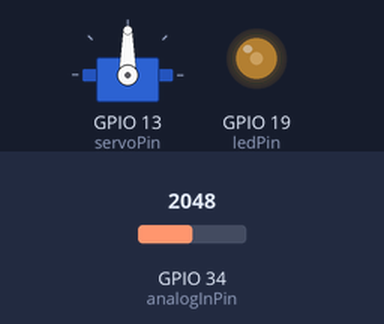
This sketch was run on a simulated ESP32. Parts: servo, output pins drawn as LEDs (lit = HIGH). The test bench sets the inputs (shaded band); at power-on: GPIO 34 (analogInPin) = 2048. What the sketch prints to the serial monitor is not drawn.

Above: at 1.2 s.
1.3 s: GPIO 34 (analogInPin) set to 2866
At 2.0 s:
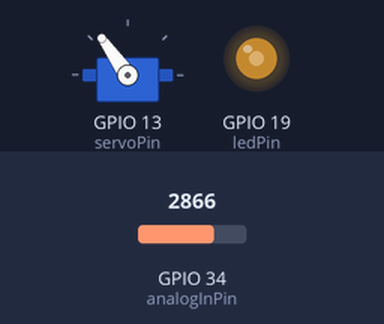
2.8 s: GPIO 34 (analogInPin) set to 3603
At 3.1 s:
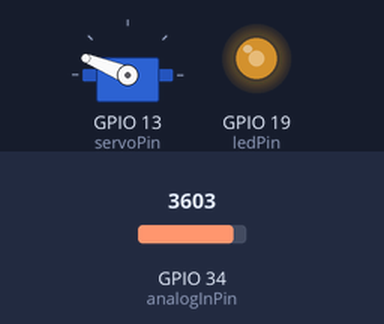
4.3 s: GPIO 34 (analogInPin) set to 491
At 5.4 s:
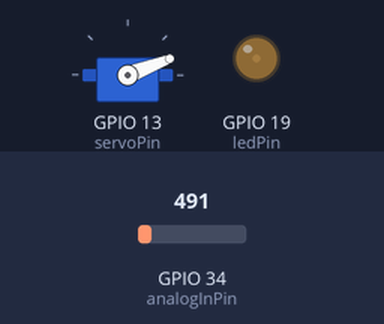
5.8 s: GPIO 34 (analogInPin) set to 4095
At 6.6 s:
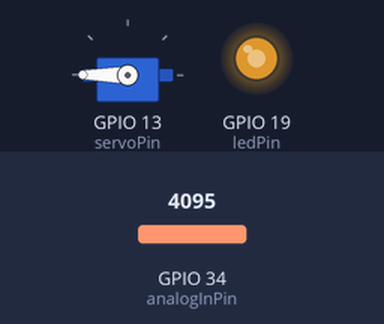
7.3 s: GPIO 34 (analogInPin) set to 0
At 7.7 s:
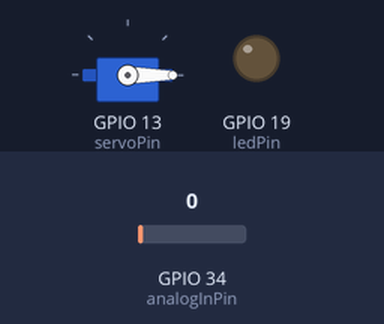
8.8 s: GPIO 34 (analogInPin) set to 1228
At 10.0 s:
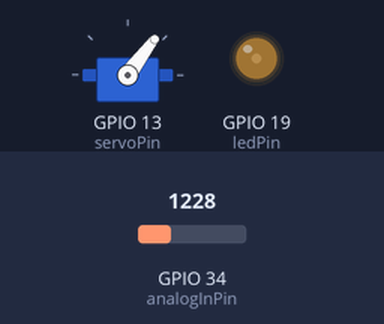
Timing chart, 0 to 11.3 s (numbered marks = the images above; inputs shaded):
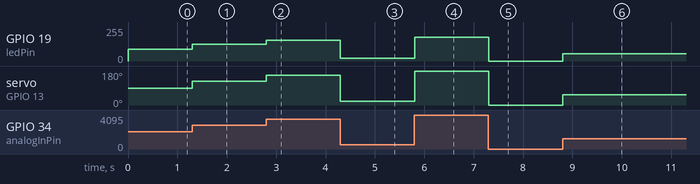

Measured:
- after the input at 1.3 s, GPIO 19 (ledPin): 90/255 → 125/255 at once; servo on GPIO 13 (servoPin): 90° → 125° at once
- after the input at 2.8 s, GPIO 19 (ledPin): 125/255 → 157/255 at once; servo on GPIO 13 (servoPin): 125° → 158° at once
- after the input at 4.3 s, GPIO 19 (ledPin): 157/255 → 21/255 at once; servo on GPIO 13 (servoPin): 158° → 21° at once
- after the input at 5.8 s, GPIO 19 (ledPin): 21/255 → 179/255 at once; servo on GPIO 13 (servoPin): 21° → 180° at once
- after the input at 7.3 s, GPIO 19 (ledPin): 179/255 → 0/255 at once; servo on GPIO 13 (servoPin): 180° → 0° at once
- after the input at 8.8 s, GPIO 19 (ledPin): 0/255 → 53/255 at once; servo on GPIO 13 (servoPin): 0° → 53° at once

The sketch:

AnalogInOutServo.ino
```cpp
#include <Servo.h>

// These constants won't change. They're used to give names to the pins used:
const int analogInPin = 34;  // Analog input pin that the potentiometer is attached to
const int servoPin = 13;
// the number of the LED pin
const int ledPin = 19;  // 6 corresponds to GPIO6

// setting PWM properties
const int freq = 5000;
const int ledChannel = 0;
const int resolution = 8;
Servo servo1;
int sensorValue = 0;        // value read from the pot
int servoPosition = 0;        // value output to the PWM (analog out)

void setup() {
  //宣告ledChannel特性
  ledcSetup(ledChannel, freq, resolution);

  //將上述ledChannel附加到ledPin腳位上
  ledcAttachPin(ledPin, ledChannel);
  servo1.attach(servoPin);
  // initialize serial communications at 9600 bps:
  Serial.begin(115200);
}

void loop() {
  // read the analog in value:
  sensorValue = analogRead(analogInPin);
  // map it to the range of the analog out:
  servoPosition = map(sensorValue, 0, 4095, 0, 180);

  // changing the LED brightness with PWM
    ledcWrite(ledChannel, servoPosition);
    servo1.write(servoPosition);
  // print the results to the Serial Monitor:
  Serial.print("sensor = ");
  Serial.print(sensorValue);
  Serial.print("\t output = ");
  Serial.println(servoPosition);

  // wait 2 milliseconds before the next loop for the analog-to-digital
  // converter to settle after the last reading:
  delay(2);
}
```
